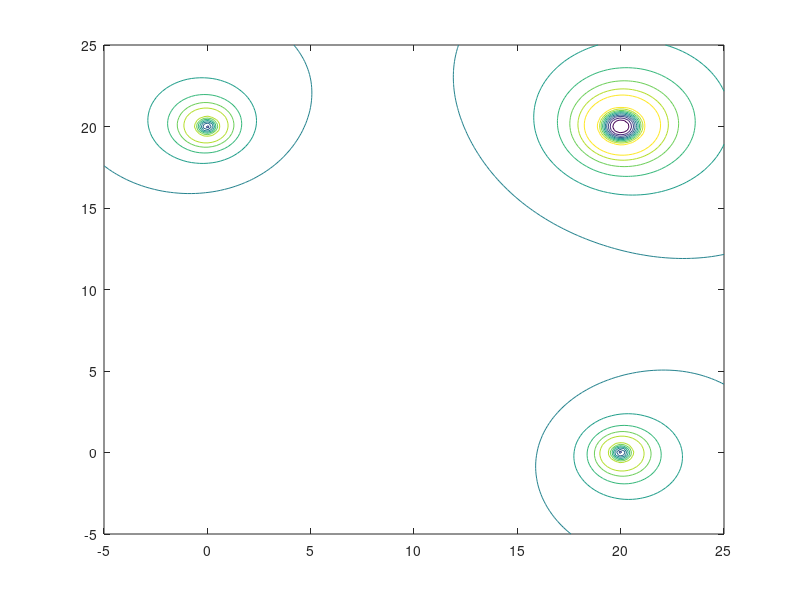

Write MATLAB code to recreate this figure.
x_anchors = [0, 20, 20, 0];
y_anchors = [0, 0, 20, 20];
z_anchors = [0, 0, 0, 0];
anchors = [x_anchors; y_anchors; z_anchors];
x_tags = linspace(-5,25,150);
y_tags = linspace(-5,25,150);
z_tags = zeros(1,size(x_tags,2));
tags_true = [x_tags; y_tags; z_tags];

anchors_inv = anchors';
tags_inv = tags_true';
% GDOP =zeros(size(tags_inv,1),1);
% ranges = pdist2(anchors_inv, tags_inv, 'euclidean')';
% for x = 1:size(tags_inv,1) 
%     A =[anchors_inv - (repmat(tags_inv(x,:),size(anchors_inv,1), 1))./ranges(x,:)', -1*ones(size(anchors_inv,1),1)]; 
%     Q = pinv((A'*A));
%     GDOP(x)=sqrt(sum([Q(1,1),Q(2,2),Q(3,3)]));
% end

GDOP_mesh = [];

for i = 1:size(x_tags,2)
    tags_ori = [x_tags(i)*ones(1, size(y_tags,2)); y_tags; zeros(1,size(y_tags,2))];
    tags_inv_ = tags_ori';
    GDOP_ = zeros(size(tags_inv_,1),1);
    ranges_ = pdist2(anchors_inv, tags_inv_, 'euclidean')';
    for y = 1:size(tags_inv_,1)
        A_ =[anchors_inv - (repmat(tags_inv_(y,:),size(anchors_inv,1), 1))./ranges_(y,:)', -1*ones(size(anchors_inv,1),1)]; 
        Q_ = pinv((A_'*A_));
        GDOP_(y)=sqrt(sum([Q_(1,1),Q_(2,2),Q_(3,3)]));
    end
    GDOP_mesh = [GDOP_mesh, GDOP_];
end

[X, Y] = meshgrid(x_tags, y_tags);
contour(X, Y, GDOP_mesh)